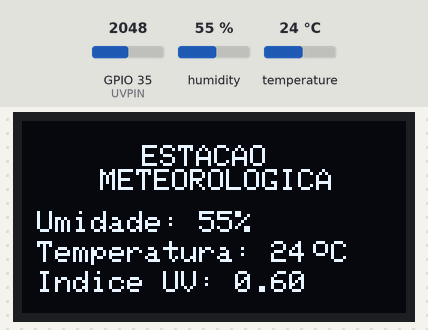
Bench run of a sketch on a simulated ESP32. On the bench: 128×64 one-colour display. Inputs (shaded band) come from the test bench; at power-on: GPIO 35 (UVPIN) = 2048, humidity 55 %, temperature 24 °C. WiFi joins after 1.5 s; servers stay silent unless stated; the display library's start-up logo is not drawn; uploads are accepted with an empty reply; what the sketch prints to the serial monitor is not drawn.

Above: at 4.4 s.
At 34.64 s:
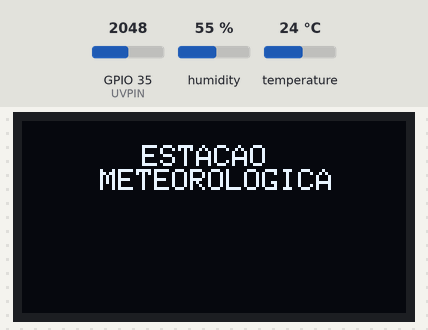

Measured:
- what the display in image 0 shows lasts 30.2 s, from 4.4 s to 34.6 s

The sketch:

weather-station.ino
```cpp
#include <SPI.h>
#include "DHT.h"
#include <Wire.h>
#include <WiFi.h>
#include <HTTPClient.h>
#include <ArduinoJson.h>
#include <Adafruit_GFX.h>
#include <Adafruit_SSD1306.h>

#define DHTPIN 15
#define DHTTYPE DHT11
#define UVPIN 35
#define SCREEN_WIDTH 128
#define SCREEN_HEIGHT 64
#define OLED_RESET -1
#define LOGO_HEIGHT 16
#define LOGO_WIDTH 16

char* ssid = (char*)"Rocha";
char* password = (char*)"9689645844";
const char* serverName = (char*)"http://192.168.0.110:3000/values";

HTTPClient http;
WiFiClient client;
DHT dht(DHTPIN, DHTTYPE);
Adafruit_SSD1306 display(SCREEN_WIDTH, SCREEN_HEIGHT, &Wire, OLED_RESET);

DynamicJsonDocument sensors(2048);

void setup()
{
  Serial.begin(115200);
  dht.begin();

  if(!display.begin(SSD1306_SWITCHCAPVCC, 0x3C)) {
    Serial.println("Erro na instância do display.");
    for(;;);
  }

  WiFi.begin(ssid, password);
   while (WiFi.status() != WL_CONNECTED) {
    delay(1000);
    Serial.println("Conectando a rede Wifi..");
   }
   Serial.println("Conectado a rede Wifi com sucesso!");

  display.display();
  delay(2000);
}

void loop()
{
  float humidity = dht.readHumidity();
  float temperature = dht.readTemperature();
  float uvPin = analogRead(UVPIN);

  float uvValue = 0.0;
  int auxUV = 0;
  String payload;

  uvValue = uvPin/(1024.0*3.3);
  auxUV = (int(uvValue*100));
  uvValue = (float(auxUV)/100);

  sensors["humidity"] = humidity;
  sensors["temperature"] = temperature;
  sensors["uv"] = uvValue;

  serializeJson(sensors, payload);

  if(WiFi.status()== WL_CONNECTED) {
    Serial.println(payload);
    http.begin(client, serverName);
    http.addHeader("Content-Type", "application/json");
    int httpResponseCode = http.POST(payload);
    Serial.print("HTTP Response code: ");
    Serial.println(httpResponseCode);
    http.end();
  }

  display.clearDisplay();

  if (isnan(humidity) || isnan(temperature)) {
    Serial.println("Falha na leitura do sensor de temperatura.");
    return;
  }

  Serial.print("Humidity: ");
  Serial.print(humidity);
  Serial.print(" %\t");
  Serial.print("Temperature: ");
  Serial.print(temperature);
  Serial.println(" *C ");
  Serial.print("UV: ");
  Serial.println(uvValue);

  display.clearDisplay();

  showTitle();
  showHumidity(humidity);
  showTemperature(temperature);
  showUV(uvValue);
  delay(30000);
}

void showTitle()
{
  display.setTextSize(1);
  display.setCursor(40, 8);
  display.println("ESTACAO");
  display.setCursor(26, 16);
  display.println("METEOROLOGICA");
  display.display();
}

void showHumidity(float h)
{
  int h_int = (int) h;
  display.setTextSize(1);
  display.setTextColor(WHITE);
  display.setCursor(5, 30);
  display.print("Umidade: ");
  display.print(h_int);
  display.println("%");
  display.display();
}

void showTemperature(float t)
{
  int t_int = (int) t;
  display.setTextSize(1);
  display.setTextColor(WHITE);
  display.setCursor(5, 40);
  display.print("Temperatura: ");
  display.print(t_int);
  display.drawCircle(99, 42, 2, WHITE);
  display.setCursor(103, 40);
  display.println("C");
  display.display();
}

void showUV(float uv)
{
  display.setTextSize(1);
  display.setTextColor(WHITE);
  display.setCursor(5, 50);
  display.print("Indice UV: ");
  display.println(uv);
  display.display();
}
```
